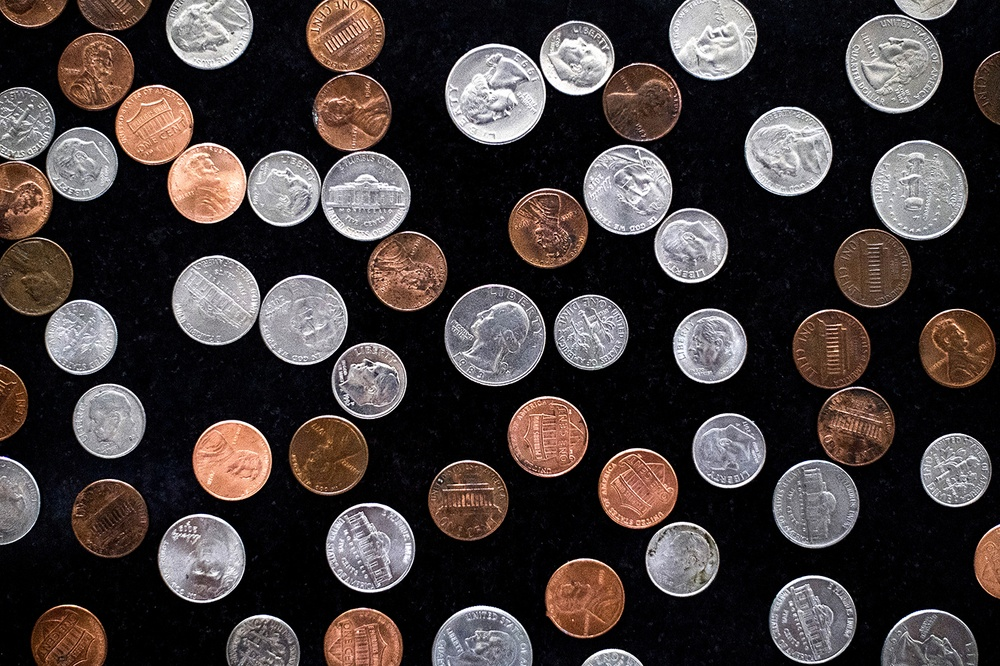
#> input picture coins.jpg, 1000 x 666 px, shrunk from 1400 x 933 before the run
$ jupyter execute count-coins.ipynb   (older library calls are emulated)
#> lines starting #> are read from the running program, lines starting #| are printed output that depends on the picture; after the words box and inside, x2 and y2 are one past the last pixel; in counts of white or black regions, pixels touching at a corner belong together
[cell 1]
import cv2
import numpy as np
from matplotlib import pyplot as plt

## Finding the number of coins from an image
1. Convert to grayscale
2. Blur the edges to remove noise
3. Get the edges from canny edge detection algorithm
4. Dilate the image to highlight the edges
5. Find the contours in the dilated image
6. Count the number of contours obtained i.e equal to the number of coins

[cell 2]
# Get the image
image = cv2.imread('coins.jpg')
#> image is the input picture: shape (666, 1000, 3); mean B, G, R 58.5, 59.4, 67.8

# Convert image to grayscale
grayed_image = cv2.cvtColor(image, cv2.COLOR_BGR2GRAY)
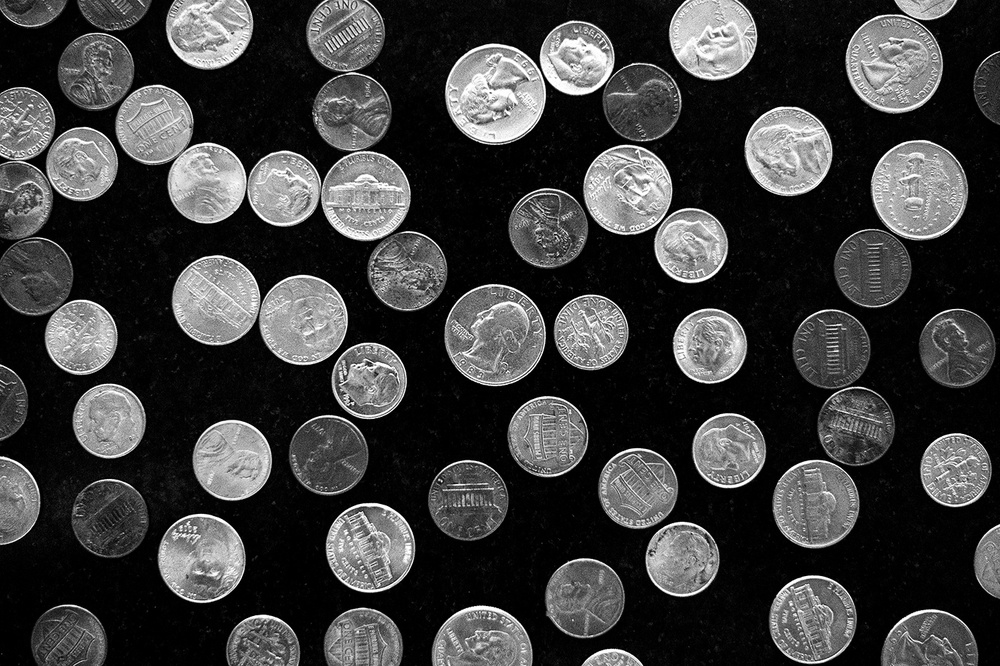
#> grayed_image: shape (666, 1000); min 0, max 255, mean 61.8
plt.imshow(grayed_image, cmap='gray')

[cell 3]
# Blur the image so as to remove noise
blurred_image = cv2.GaussianBlur(grayed_image, (11,11), 0)
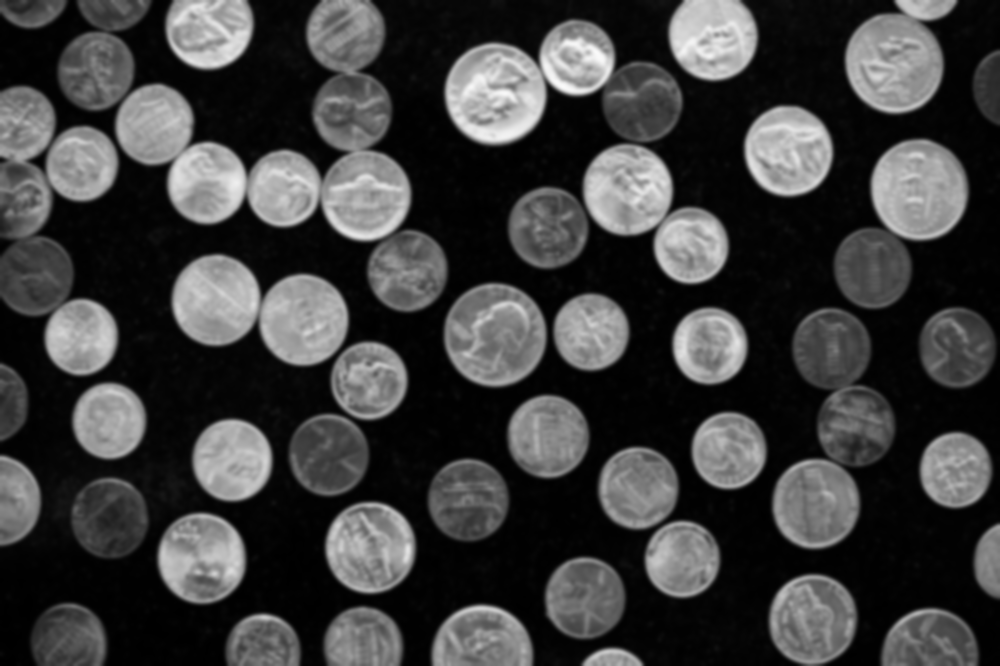
#> blurred_image: shape (666, 1000); min 0, max 250, mean 61.8
plt.imshow(blurred_image,cmap = 'gray')

[cell 4]
# Use canny edge detection algorithm to detect the edges
canny = cv2.Canny(blurred_image, 30, 250, 3)
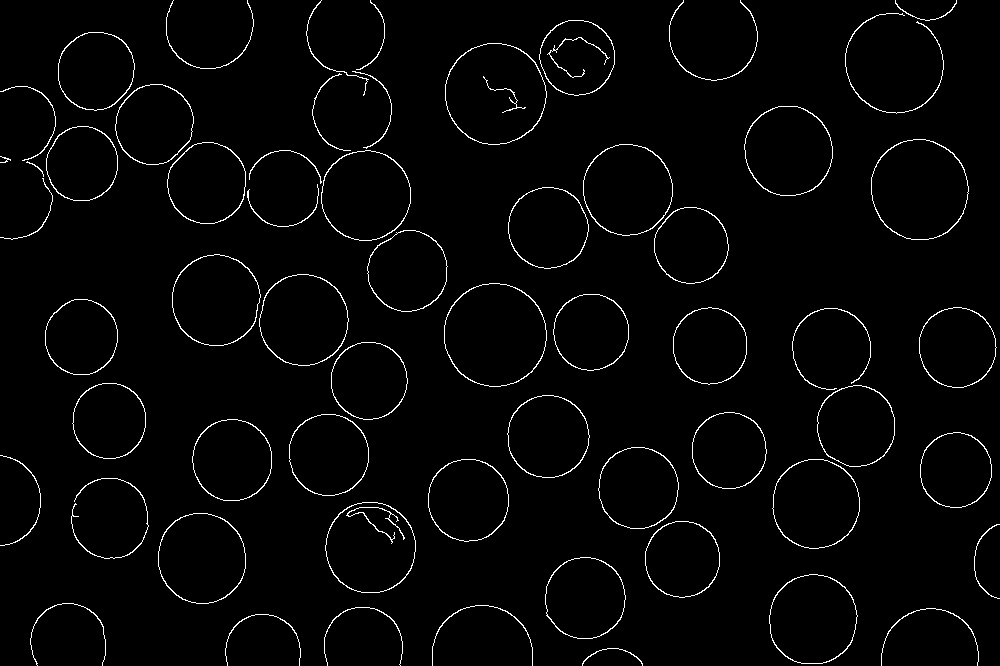
#> canny: shape (666, 1000); 2.3% white in thin lines or dots
plt.imshow(canny, cmap='gray')

[cell 5]
# Dilate the image to thicken the edges
dilated_image = cv2.dilate(canny, (1,1), iterations = 2)
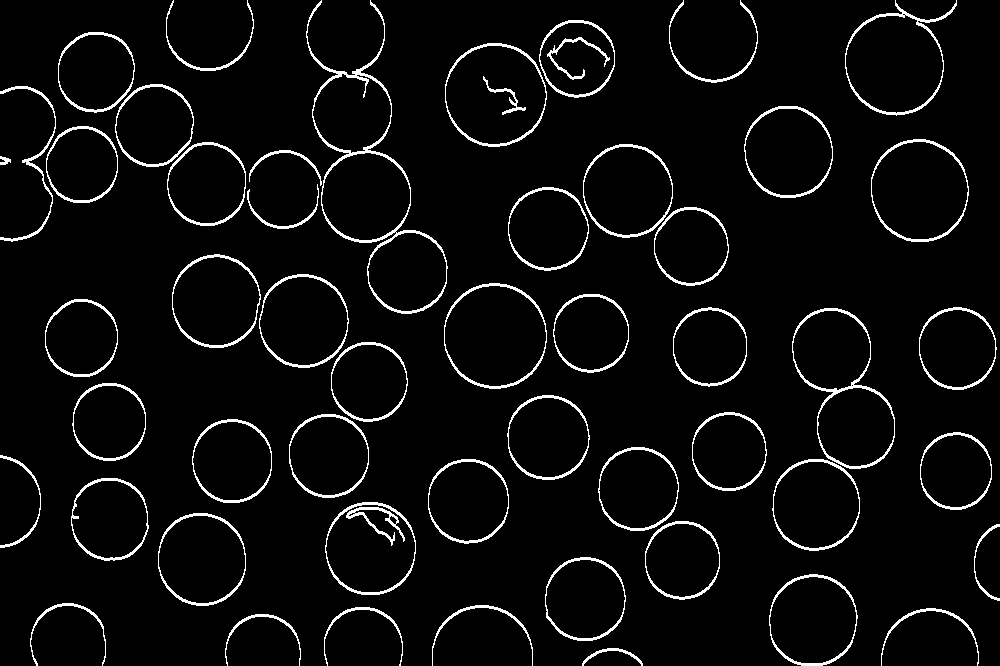
#> dilated_image: shape (666, 1000); 4.7% white in thin lines or dots
plt.imshow(dilated_image, cmap='gray')

[cell 6]
# Find contours from the above image
img, count, hierarchy = cv2.findContours(dilated_image.copy(), cv2.RETR_EXTERNAL, cv2.CHAIN_APPROX_NONE)
#> count = 51 contours; largest, box (x1, y1, x2, y2) and area: (306, 0, 448, 314) 16992, (792, 308, 895, 469) 10324, (444, 283, 547, 389) 8510, (445, 43, 547, 147) 8214, (845, 0, 957, 116) 8015

# Draw the contours on the original image
rgb = cv2.cvtColor(image, cv2.COLOR_BGR2RGB)
cv2.drawContours(rgb, count, -1, (0,255,0), 2)
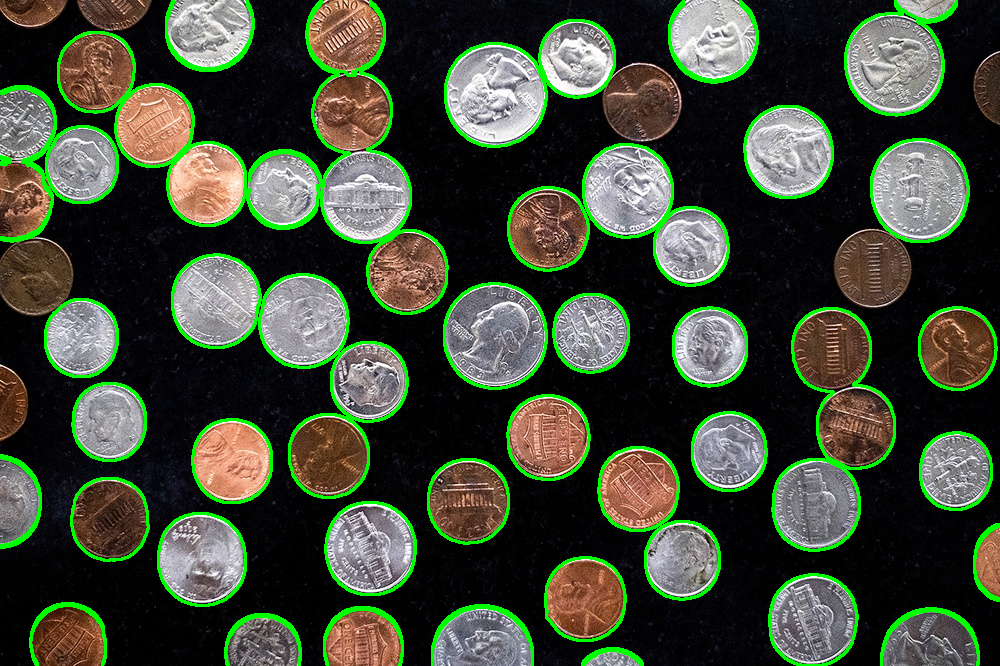
#> rgb: shape (666, 1000, 3); mean R, G, B 63.5, 73.5, 54.6
plt.imshow(rgb)

[cell 7]
# Print the number of coins
print('Coins in the image: ', len(count))
#| Coins in the image:  51
plt.show()
